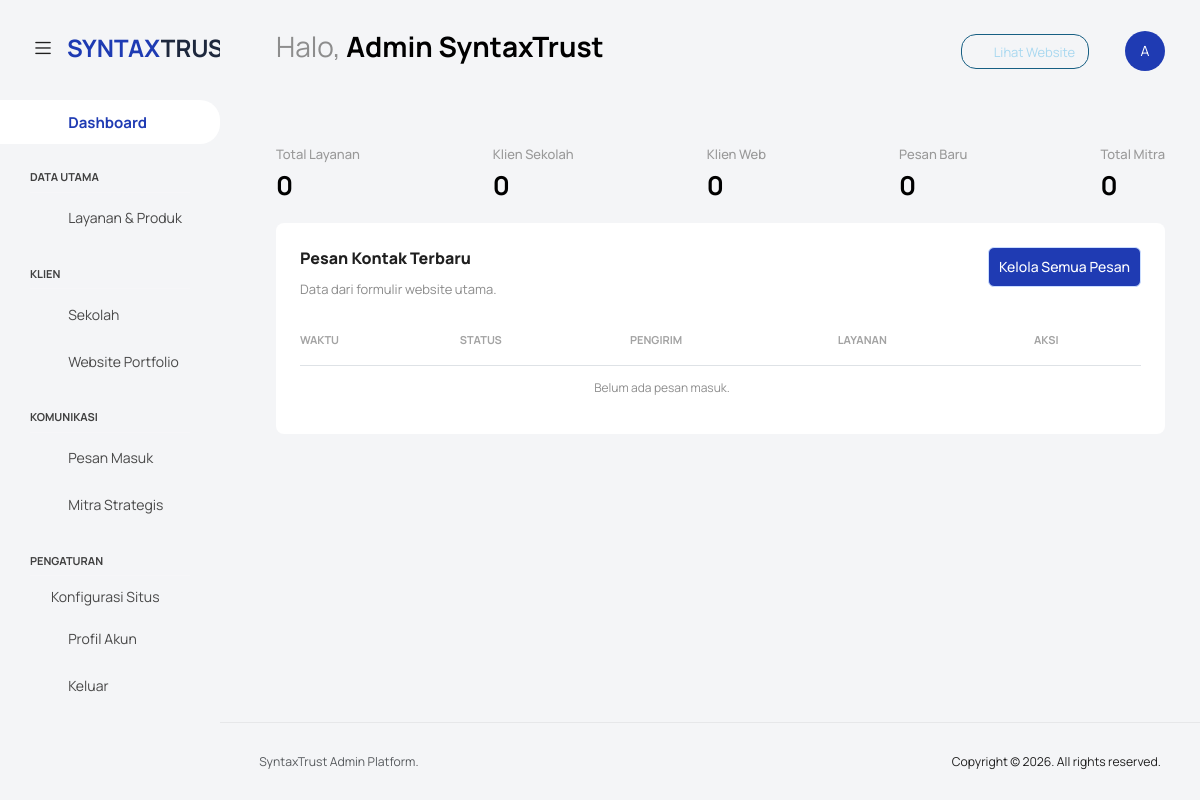
/admin/index.php (signed in), run on an earlier commit of the app's database.
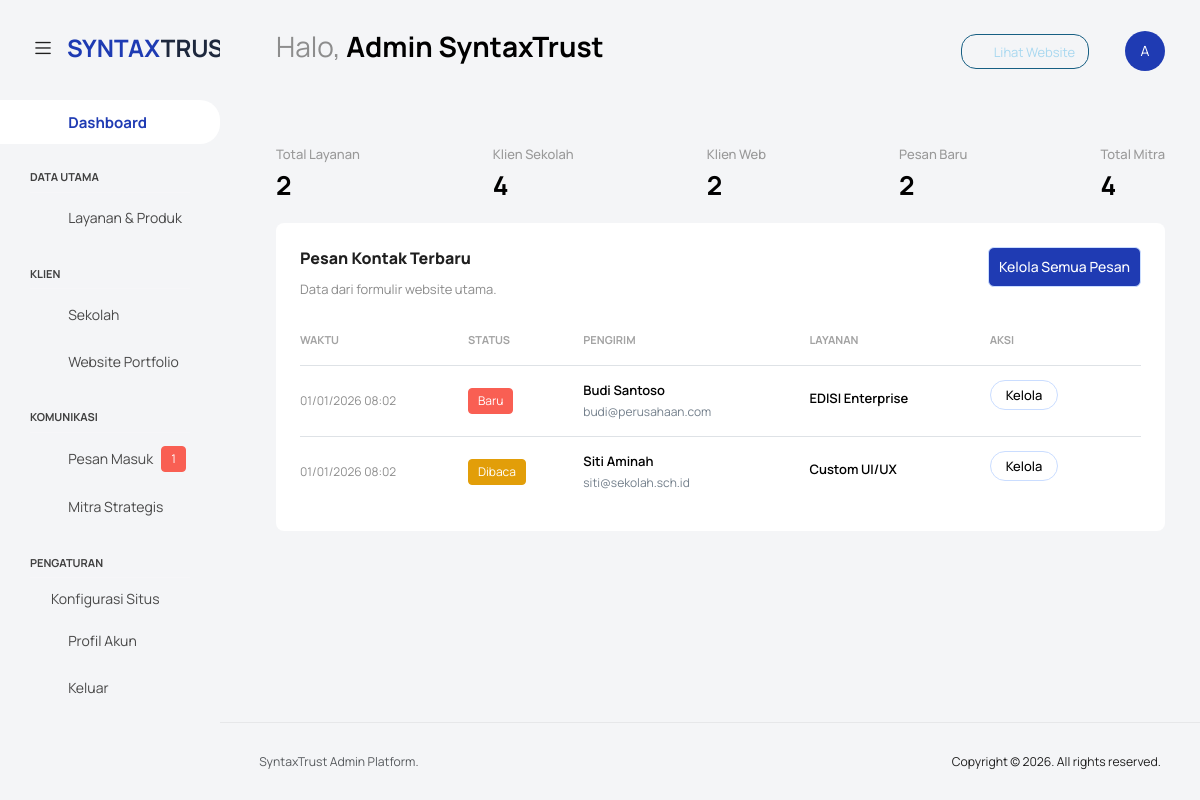
And on a later commit of the database.
### tables this page shows
CREATE TABLE `pesan` (
  `id` int(11) NOT NULL AUTO_INCREMENT,
  `nama` varchar(100) DEFAULT NULL,
  `email` varchar(100) DEFAULT NULL,
  `layanan` varchar(100) DEFAULT NULL,
  `isi_pesan` text DEFAULT NULL,
  `status` enum('baru','dibaca','selesai') DEFAULT 'baru',
  `dibuat_pada` timestamp NOT NULL DEFAULT current_timestamp(),
  PRIMARY KEY (`id`)
);

### admin/index.php (the view, shortened to what the changed rows need)
<?php
include 'includes/header.php';
$q_produk = mysqli_query($conn, "SELECT COUNT(*) as total FROM produk");
$total_produk = mysqli_fetch_assoc($q_produk)['total'];
$q_sekolah = mysqli_query($conn, "SELECT COUNT(*) as total FROM klien_sekolah");
$total_sekolah = mysqli_fetch_assoc($q_sekolah)['total'];
$q_web = mysqli_query($conn, "SELECT COUNT(*) as total FROM klien_web");
$total_web = mysqli_fetch_assoc($q_web)['total'];
$q_pesan = mysqli_query($conn, "SELECT COUNT(*) as total FROM pesan");
$total_pesan = mysqli_fetch_assoc($q_pesan)['total'];
$q_mitra = mysqli_query($conn, "SELECT COUNT(*) as total FROM mitra");
$total_mitra = mysqli_fetch_assoc($q_mitra)['total'];
?>
<div class="row">
    <div class="col-sm-12">
        <div class="home-tab">
            <div class="tab-content tab-content-basic">
                <div class="tab-pane fade show active" id="overview" role="tabpanel" aria-labelledby="overview">
                    <div class="row">
                        <div class="col-sm-12">
                            <div class="statistics-details d-flex align-items-center justify-content-between">
                                <div>
                                    <p class="statistics-title">Total Layanan</p>
                                    <h3 class="rate-percentage"><?php echo $total_produk; ?></h3>
                                </div>
                                <div>
                                    <p class="statistics-title">Klien Sekolah</p>
                                    <h3 class="rate-percentage"><?php echo $total_sekolah; ?></h3>
                                </div>
                                <div>
                                    <p class="statistics-title">Klien Web</p>
                                    <h3 class="rate-percentage"><?php echo $total_web; ?></h3>
                                </div>
                                <div>
                                    <p class="statistics-title">Pesan Baru</p>
                                    <h3 class="rate-percentage"><?php echo $total_pesan; ?></h3>
                                </div>
                                <div>
                                    <p class="statistics-title">Total Mitra</p>
                                    <h3 class="rate-percentage"><?php echo $total_mitra; ?></h3>
                                </div>
                            </div>
                        </div>
                    </div>
                    <div class="row">
                        <div class="col-lg-12 d-flex flex-column">
                            <div class="row flex-grow">
                                <div class="col-12 grid-margin stretch-card">
                                    <div class="card card-rounded">
                                        <div class="card-body">
                                            <div class="table-responsive  mt-1">
                                                <table class="table select-table">
                                                    <thead>
                                                        <tr>
                                                            <th>Waktu</th>
                                                            <th>Status</th>
                                                            <th>Pengirim</th>
                                                            <th>Layanan</th>
                                                            <th>Aksi</th>
                                                        </tr>
                                                    </thead>
                                                    <tbody>
                                                        <?php
                                                        $res_pesan = mysqli_query($conn, "SELECT * FROM pesan ORDER BY dibuat_pada DESC LIMIT 5");
                                                        while ($row = mysqli_fetch_assoc($res_pesan)):
                                                        ?>
                                                            <tr>
                                                                <td><?php echo date('d/m/Y H:i', strtotime($row['dibuat_pada'])); ?></td>
                                                                <td>
                                                                    <?php if($row['status'] == 'baru'): ?>
                                                                        <span class="badge badge-danger">Baru</span>
                                                                    <?php elseif($row['status'] == 'dibaca'): ?>
                                                                        <span class="badge badge-warning text-dark">Dibaca</span>
                                                                    <?php else: ?>
                                                                        <span class="badge badge-success">Selesai</span>
                                                                    <?php endif; ?>
                                                                </td>
                                                                <td>
                                                                    <div class="d-flex ">
                                                                        <div>
                                                                            <h6><?php echo $row['nama']; ?></h6>
                                                                            <p><?php echo $row['email']; ?></p>
                                                                        </div>
                                                                    </div>
                                                                </td>
                                                                <td>
                                                                    <h6><?php echo $row['layanan']; ?></h6>
                                                                </td>
                                                                <td>
                                                                    <a href="pesan.php" class="btn btn-sm btn-outline-primary">Kelola</a>
                                                                </td>
                                                            </tr>
                                                        <?php endwhile; ?>
                                                        <?php if (mysqli_num_rows($res_pesan) == 0): ?>
                                                            <tr>
                                                                <td colspan="4" class="text-center">Belum ada pesan masuk.</td>
                                                            </tr>
                                                        <?php endif; ?>
                                                    </tbody>
                                                </table>
                                            </div>
                                        </div>
                                    </div>
                                </div>
                            </div>
                        </div>
                    </div>
                </div>
            </div>
        </div>
    </div>
</div>
<?php include 'includes/footer.php'; ?>

### admin/includes/header.php (shortened to what the changed rows need)
<?php
$admin_nama = isset($_SESSION['admin_nama']) ? $_SESSION['admin_nama'] : 'Administrator';
include_once '../api/db.php';
?>
<!DOCTYPE html>
<html lang="id">
<head>
  <link rel="stylesheet" href="src/assets/vendors/feather/feather.css">
  <link rel="stylesheet" href="src/assets/vendors/mdi/css/materialdesignicons.min.css">
  <link rel="stylesheet" href="src/assets/vendors/ti-icons/css/themify-icons.css">
  <link rel="stylesheet" href="src/assets/vendors/font-awesome/css/font-awesome.min.css">
  <link rel="stylesheet" href="src/assets/vendors/typicons/typicons.css">
  <link rel="stylesheet" href="src/assets/vendors/simple-line-icons/css/simple-line-icons.css">
  <link rel="stylesheet" href="src/assets/vendors/css/vendor.bundle.base.css">
  <link rel="stylesheet" href="src/assets/vendors/bootstrap-datepicker/bootstrap-datepicker.min.css">
  <link rel="stylesheet" href="src/assets/css/style.css">
</head>
<body class="with-welcome-text">
  <div class="container-scroller">
    <nav class="navbar default-layout col-lg-12 col-12 p-0 fixed-top d-flex align-items-top flex-row">
      <div class="navbar-menu-wrapper d-flex align-items-top">
        <ul class="navbar-nav">
          <li class="nav-item fw-semibold d-none d-lg-block ms-0">
            <h1 class="welcome-text">Halo, <span class="text-black fw-bold"><?php echo $admin_nama; ?></span></h1>
          </li>
        </ul>
      </div>
    </nav>
    <div class="container-fluid page-body-wrapper">
      <nav class="sidebar sidebar-offcanvas" id="sidebar">
        <?php $current_page = basename($_SERVER['PHP_SELF']); ?>
        <ul class="nav">
          <li class="nav-item <?php echo $current_page == 'pesan.php' ? 'active' : ''; ?>">
            <a class="nav-link" href="pesan.php">
              <i class="menu-icon mdi mdi-message-text-outline"></i>
              <span class="menu-title">Pesan Masuk</span>
              <?php
              $q_new = mysqli_query($conn, "SELECT COUNT(*) as total FROM pesan WHERE status='baru'");
              $new_count = mysqli_fetch_assoc($q_new)['total'];
              if($new_count > 0) echo '<span class="badge badge-danger ms-2">'.$new_count.'</span>';
              ?>
            </a>
          </li>
        </ul>
      </nav>
      <div class="main-panel">
        <div class="content-wrapper">

What changed in the data, as far as the page shows it:
added pesan: dibuat_pada "01/01/2026 08:02", status "Baru", nama "Budi Santoso", email "budi@perusahaan.com", layanan "EDISI Enterprise"
added pesan: dibuat_pada "01/01/2026 08:02", status "Dibaca", nama "Siti Aminah", email "siti@sekolah.sch.id", layanan "Custom UI/UX"
Also different on the page:
$new_count: (not shown) → "1"
$total_produk: "0" → "2"
$total_sekolah: "0" → "4"
$total_web: "0" → "2"
$total_pesan: "0" → "2"
$total_mitra: "0" → "4"
text no longer shown: "Belum ada pesan masuk."
